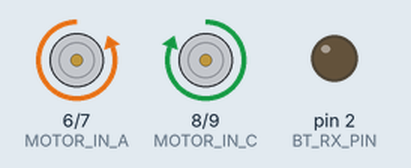
The sketch below on a simulated Arduino Uno, built with avr-gcc and run on an emulated ATmega328P. On the bench: motor-driver pin pairs drawn as motors (green arrow = first pin HIGH = forward, orange = second pin HIGH = backward, longer = more drive), output pins drawn as LEDs (lit = HIGH).

Above: at 2.5 s.
At 7.5 s:
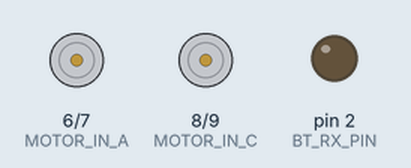
Timing chart, 0 to 13.0 s (numbered marks = the images above):
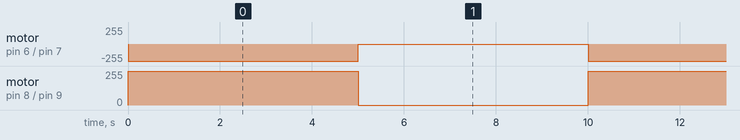

Measured:
- by itself, motor on pin 6 (MOTOR_IN_A) / pin 7 (MOTOR_IN_B): alternates backward 255/255 for 5.0 s and stopped for 5.0 s
- by itself, motor on pin 8 (MOTOR_IN_C) / pin 9 (MOTOR_IN_D): alternates forward 255/255 for 5.0 s and stopped for 5.0 s

The sketch:

Robot.ino
```cpp
static const int MOTOR_IN_A = 6; //H Bridge Input A -> Arduino A0 pin
static const int MOTOR_IN_B = 7; //H Bridge Input B -> Arduino A1 pin
static const int MOTOR_IN_C = 8; //H Bridge Input C -> Arduino A2 pin
static const int MOTOR_IN_D = 9; //H Bridge Input D -> Arduino A3 pin
static const int BT_RX_PIN = 2; //pin number connected to reciever pin of bluetooth module
static const int BT_TX_PIN = 3; //pin number connected to trasmitter pin of bluetooth module

//Initial Setup Function
void setup() {
  pinMode(MOTOR_IN_A, OUTPUT);
  pinMode(MOTOR_IN_B, OUTPUT);
  pinMode(MOTOR_IN_C, OUTPUT);
  pinMode(MOTOR_IN_D, OUTPUT);
  pinMode(BT_RX_PIN, OUTPUT); //Init output pin to BT Module
  pinMode(BT_TX_PIN, INPUT);  //Init input pin from BT Module
}

//Main Logic Loop
void loop() {

  analogWrite(MOTOR_IN_B, 250);
  analogWrite(MOTOR_IN_C, 250);
  delay(5000);
  analogWrite(MOTOR_IN_B, 0);
  analogWrite(MOTOR_IN_C, 0);
  delay(5000);
}

void wait() {
  while(true){}
}

void motorText() {
 int rotations = 10000;
  for(int i = 0; i < rotations; i++) {
    analogWrite(MOTOR_IN_A, 150);
  }
  analogWrite(MOTOR_IN_A, 0);
  wait();

  for(int i = 0; i < rotations; i++) {
    analogWrite(MOTOR_IN_B, 150);
  }
  analogWrite(MOTOR_IN_B, 0);
  wait();

  for(int i = 0; i < rotations; i++) {
    analogWrite(MOTOR_IN_C, 150);
  }
  analogWrite(MOTOR_IN_C, 0);
  wait();

  for(int i = 0; i < rotations; i++) {
    analogWrite(MOTOR_IN_D, 150);
  }
  analogWrite(MOTOR_IN_D, 0);
  wait();
}
```
